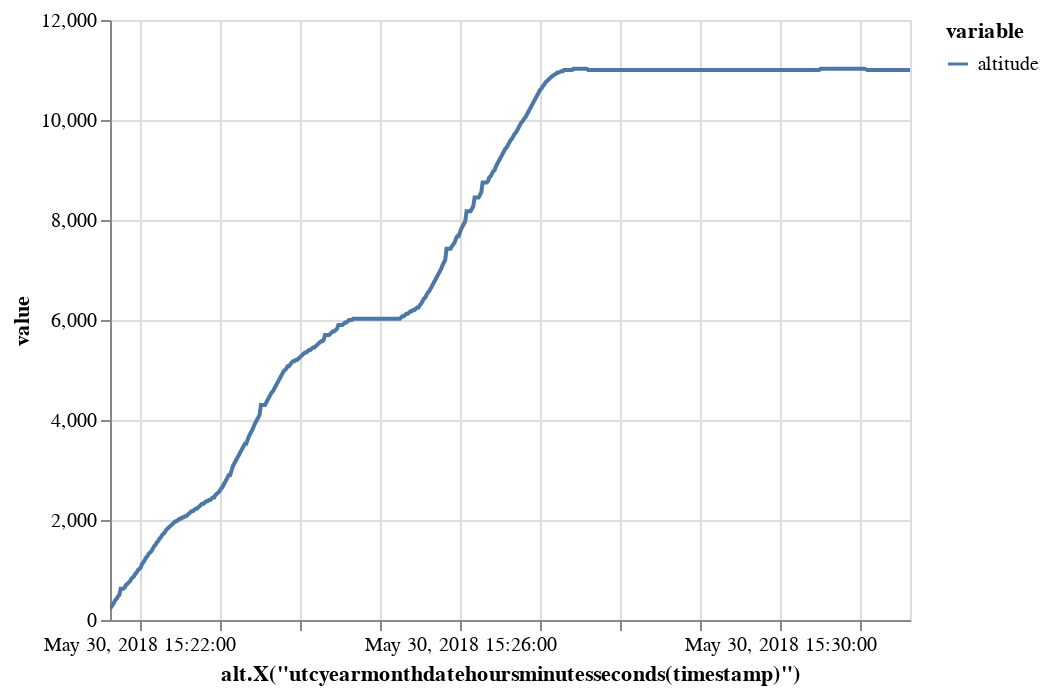

The notebook cell saved with this chart:
### Markdown cell above
Plotting facilities are provided for Matplotlib, [Altair](altair-viz.github.io/) and Leaflet widgets.

### Code cell
first10.chart("altitude").interactive()

### Figure 1 — Vega-Lite specification as saved in the notebook (floating-point values rounded to 4 significant figures; data arrays with more than 128 entries replaced by an {"elided": "..."} marker saying what was removed)
{"config": {"view": {"continuousWidth": 400, "continuousHeight": 300}}, "data": {"name": "data-29b7096f7a28df59ef4d12b32c54d4e1"}, "mark": "line", "encoding": {"color": {"type": "nominal", "field": "variable"}, "x": {"type": "temporal", "field": "timestamp", "timeUnit": "utcyearmonthdatehoursminutesseconds", "title": "alt.X(\"utcyearmonthdatehoursminutesseconds(timestamp)\")"}, "y": {"type": "quantitative", "field": "value"}}, "selection": {"selector001": {"type": "interval", "bind": "scales", "encodings": ["x", "y"]}}, "transform": [{"fold": ["altitude"], "as": ["variable", "value"]}], "$schema": "https://vega.github.io/schema/vega-lite/v4.8.1.json", "datasets": {"data-29b7096f7a28df59ef4d12b32c54d4e1": {"elided": "549 records"}}}
